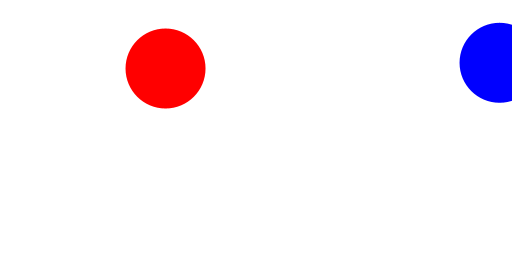
Frame 1 (no input)
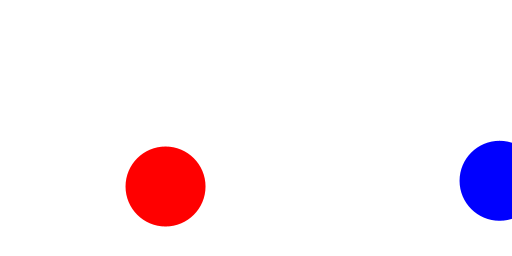
Frame 60 (the mouse pressed at the canvas centre just before this capture)
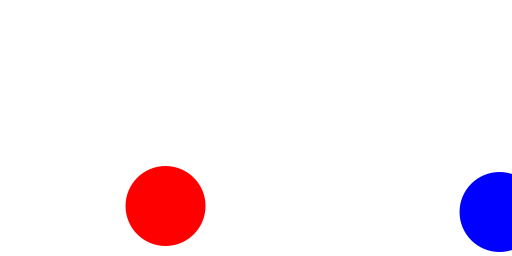
Frame 120 (the mouse held since frame 60 and released just before this capture)

The Processing sketch that drew these frames (run headless with seeded random() and noise(); from frame 60 on, the mouse is pressed at the canvas centre):

// Processing sketch: Esercizio1
// ── Esercizio1.pde
Ball b, hb;

void setup(){
  size(512, 256);
  b=new Ball(random(0, width/2), random(0, height), 40);
  hb=new HyperBall(random(width/2, width), random(0, height), 40);
}

void draw(){
  background(255);
  b.run();
  hb.run();
}

void keyPressed(){
  if((key=='R') || (key=='r')){
    setup();
  }
}

// ── Ball.pde
class Ball{
  float x, y, R, sy;
  
  Ball(float _x, float _y, float _r){
    x=_x;
    y=_y;
    R=_r;
    sy=2;
  }
  
  void display(){
    noStroke();
    fill(255, 0, 0);
    ellipse(x, y, R*2, R*2);
  }
  
  void move(){
    y+=sy;
    if(y>height){
      sy=-sy;
      y=height;
    }
    if(y<0){
      sy=-sy;
      y=0;
    }
  }
  
  void run(){
    move();
    display();
  }
 
}

// ── HyperBall.pde
class HyperBall extends Ball{
  color c;
 HyperBall(float _x, float _y, float _r){
   super(_x, _y, _r);
   c=color(0, 0, 255);
 }
 
  void display(){
    noStroke();
    fill(c);
    ellipse(x,y,R*2,R*2);
  }
  
  void check()
  {
    if(dist(mouseX,mouseY,x,y)<R)
      c=color(random(0,255),random(0,255),random(0,255));
  }
  
  void run()
  {
    check();
    super.run();
  }  
 
}
